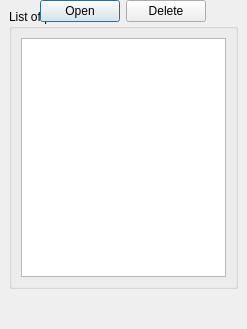
<?xml version="1.0" encoding="UTF-8"?>
<ui version="4.0">
 <class>dlg_profile_list</class>
 <widget class="QDialog" name="dlg_profile_list">
  <property name="geometry">
   <rect>
    <x>0</x>
    <y>0</y>
    <width>247</width>
    <height>329</height>
   </rect>
  </property>
  <property name="windowTitle">
   <string>Load profiles</string>
  </property>
  <widget class="QGroupBox" name="groupBox_2">
   <property name="geometry">
    <rect>
     <x>9</x>
     <y>9</y>
     <width>229</width>
     <height>280</height>
    </rect>
   </property>
   <property name="title">
    <string>List of profiles</string>
   </property>
   <layout class="QGridLayout" name="gridLayout_2">
    <item row="0" column="0">
     <widget class="QListWidget" name="tbl_profiles"/>
    </item>
   </layout>
  </widget>
  <widget class="QWidget" name="">
   <layout class="QGridLayout" name="lyt_buttons">
    <item row="0" column="1">
     <widget class="QPushButton" name="btn_open">
      <property name="text">
       <string>Open</string>
      </property>
     </widget>
    </item>
    <item row="0" column="2">
     <widget class="QPushButton" name="btn_delete_profile">
      <property name="text">
       <string>Delete</string>
      </property>
     </widget>
    </item>
    <item row="0" column="0">
     <spacer name="horizontalSpacer">
      <property name="orientation">
       <enum>Qt::Horizontal</enum>
      </property>
      <property name="sizeHint" stdset="0">
       <size>
        <width>40</width>
        <height>20</height>
       </size>
      </property>
     </spacer>
    </item>
   </layout>
  </widget>
 </widget>
 <resources/>
 <connections/>
</ui>
